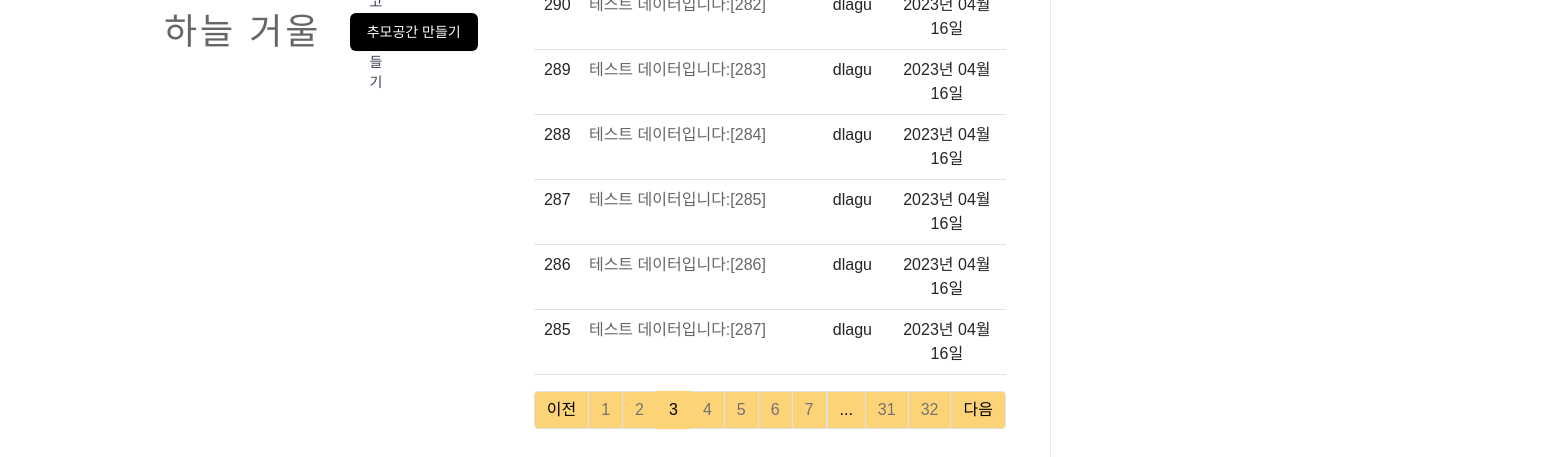
Screenshot of /question/list/?page=3 with the database file from the repository.
### pybo/models.py (models this page shows)
class Question(db.Model):
    id = db.Column(db.Integer, primary_key=True)
    subject = db.Column(db.String(200), nullable=False)
    content = db.Column(db.Text(), nullable=False)
    name = db.Column(db.Text(), nullable=True)
    relation = db.Column(db.Text(), nullable=True)
    create_date = db.Column(db.DateTime(), nullable=False)
    user_id = db.Column(db.Integer, db.ForeignKey('user.id', ondelete='CASCADE'), nullable=False)
    user = db.relationship('User', backref=db.backref('question_set'))
    modify_date = db.Column(db.DateTime(), nullable=True)
    voter = db.relationship('User', secondary=question_voter, backref=db.backref('question_voter_set'))
    file_name = db.Column(db.Text(250), nullable=True)
    file_data = db.Column(db.LargeBinary, nullable=True)

class User(db.Model):
    id = db.Column(db.Integer, primary_key=True)
    username = db.Column(db.String(150), unique=True, nullable=False)
    password = db.Column(db.String(200), nullable=False)
    email = db.Column(db.String(120), unique=True, nullable=False)

### pybo/views/question_views.py (the view)
@bp.route('/list/')
def _list():
    chumos = Chumo.query.all()
    page = request.args.get('page', type=int, default=1)  # 페이지
    question_list = Question.query.order_by(Question.create_date.desc())
    question_list = question_list.paginate(page=page, per_page=10)
    return render_template('memorial1.html', question_list=question_list, chumos=chumos)

### pybo/filter.py (called while the page is built)
def format_datetime(value, fmt='%Y년 %m월 %d일'):
    return value.strftime(fmt)

### pybo/views/auth_views.py (called while the page is built)
@bp.before_app_request
def load_logged_in_user():
    user_id = session.get('user_id')
    if user_id is None:
        g.user = None
    else:
        g.user = User.query.get(user_id)

### pybo/templates/memorial1.html (shortened to what this page needs)
{% extends 'base1.html' %}
{% block content %}
                <div class="mt-6 sm:mt-2 2xl:mt-5">
                </div>
                <div class="mx-auto mt-6 mb-6 max-w-5xl px-4 sm:px-6 lg:px-8 tab-section" id="tab-section-1"
                    data-controller="lightbox">
                    <div class="mx-auto max-w-3xl lg:grid lg:max-w-5xl lg:grid-cols-3">
                        <div class="lg:col-span-2 lg:border-r lg:border-gray-200 lg:pr-8">
                            <div>
                                <div>
                                    <div class="mb-6 py-3 xl:pb-0 xl:py-0 xl:mt-0 sm:mt-0 sm:pt-0">
                                        <section aria-labelledby="activity-title"
                                            class="xl:mt-10">
                                            <div class="container my-3">
                                                <table class="table">
                                                    <tbody>
                                                        {% if question_list %}
                                                        {% for question in question_list.items %}
                                                        <tr class="text-center">
                                                            <td>{{ question_list.total - ((question_list.page-1) *
                                                                question_list.per_page) - loop.index0 }}</td>
                                                            <td class="text-start">
                                                                <a style="overflow: hidden;
                                                                text-overflow: ellipsis;
                                                                display: -webkit-box;
                                                                height: 1.7em; /* line-height 가 1.2em 이고 3라인을 자르기 때문에 height는 1.2em * 3 = 3.6em */"
                                                                    href="{{ url_for('question.detail', question_id=question.id) }}">{{
                                                                    question.subject }}</a>
                                                            </td>
                                                            <td>{{ question.user.username }}</td>
                                                            <td>{{ question.create_date|datetime }}</td>
                                                        </tr>
                                                        {% endfor %}
                                                        {% else %}
                                                        <tr>
                                                            <td colspan="3">질문이 없습니다.</td>
                                                        </tr>
                                                        {% endif %}
                                                    </tbody>
                                                </table>
                                                <ul class="pagination justify-content-center">
                                                    {% if question_list.has_prev %}
                                                    <li class="page-item">
                                                        <a class="page-link" style="background-color: #FCD477 !important;
                                                        color: black !important;"
                                                            href="?page={{ question_list.prev_num }}">이전</a>
                                                    </li>
                                                    {% else %}
                                                    <li class="page-item disabled ">
                                                        <a class="page-link" style="border: 1px solid #FCD477 !important;" tabindex="-1" aria-disabled="true"
                                                            href="javascript:void(0)">이전</a>
                                                    </li>
                                                    {% endif %}
                                                    {% for page_num in question_list.iter_pages() %}
                                                    {% if page_num %}
                                                    {% if page_num != question_list.page %}
                                                    <li class="page-item">
                                                        <a class="page-link" style="background-color: #FCD477; color: rgb(115, 115, 115);" href="?page={{ page_num }}">{{ page_num
                                                            }}</a>
                                                    </li>
                                                    {% else %}
                                                    <li class="page-item active" aria-current="page">
                                                        <a class="page-link" style="background-color: #FCD477 !important;
                                                        color: black !important;
                                                        border: 1px solid #FCD477 !important;" href="javascript:void(0)">{{ page_num
                                                            }}</a>
                                                    </li>
                                                    {% endif %}
                                                    {% else %}
                                                    <li class="disabled">
                                                        <a class="page-link" style="background-color: #FCD477 !important;
                                                        color: black !important;" href="javascript:void(0)">...</a>
                                                    </li>
                                                    {% endif %}
                                                    {% endfor %}
                                                    {% if question_list.has_next %}
                                                    <li class="page-item">
                                                        <a class="page-link" style="background-color: #FCD477 !important;
                                                        color: black !important;"
                                                            href="?page={{ question_list.next_num }}">다음</a>
                                                    </li>
                                                    {% else %}
                                                    <li class="page-item disabled">
                                                        <a class="page-link" style="border: 1px solid #FCD477 !important;" tabindex="-1" aria-disabled="true"
                                                            href="javascript:void(0)">다음</a>
                                                    </li>
                                                    {% endif %}
                                                </ul>
                                            </div>
                                        </section>
                                    </div>
                                </div>
                            </div>
                        </div>
                        <aside class="hidden lg:block lg:pl-8 mb-5">
            </aside>
          </div>
        </div>
            </div>
    </div>
    </div>
</body>
{% endblock %}

### pybo/static/assets/css/application.css (style rules this page uses)
div { font-family: MaruBuri-Regular, Cafe24Oneprettynight, arial, sans-serif !important; }
button, a, span, label, input, select, .alert { font-family: MaruBuri-Regular, Cafe24Oneprettynight, arial, sans-serif !important; }

### pybo/static/assets/css/style.css (style rules this page uses)
body { background: #fff; color: #666666; font-family: "Open Sans", sans-serif; overflow-x: hidden; }
a { color: #666; text-decoration: none; transition: 0.5s; }
section { overflow: hidden; }

### rows the page displays
Question: total "289", subject "테스트 데이터입니다:[283]", user.username "dlagu", create_date "2023년 04월 16일"
Question: total "288", subject "테스트 데이터입니다:[284]", user.username "dlagu", create_date "2023년 04월 16일"
Question: total "287", subject "테스트 데이터입니다:[285]", user.username "dlagu", create_date "2023년 04월 16일"
Question: total "286", subject "테스트 데이터입니다:[286]", user.username "dlagu", create_date "2023년 04월 16일"
Question: total "285", subject "테스트 데이터입니다:[287]", user.username "dlagu", create_date "2023년 04월 16일"

### other values shown
{{ page_num }} "1" "2" "4" "5" "6" "7" "31" "32"
{{ page_num }} "3"
